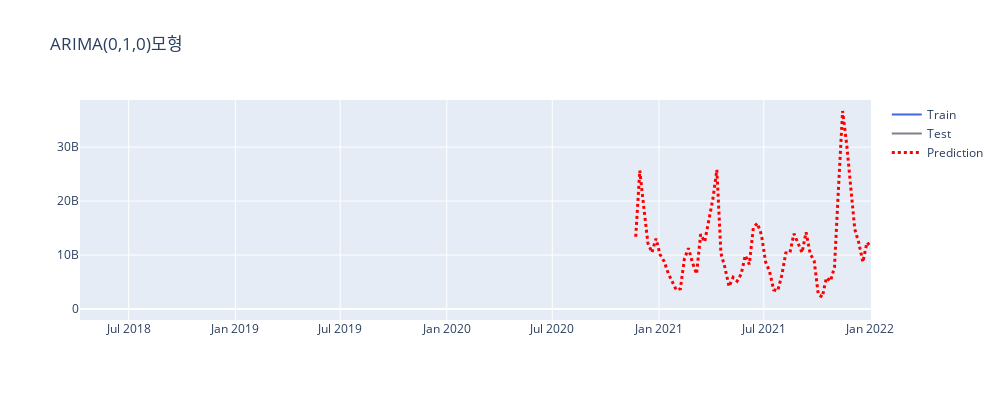

This figure's notebook cell:
### Code cell
from plotly.subplots import make_subplots
import plotly.graph_objects as go

fig = go.Figure([
    # 훈련 데이터-------------------------------------------------------
    go.Scatter(x = y_train_exp.index, y = y_train_exp, name = "Train", mode = 'lines'
              ,line=dict(color = 'royalblue'))
    # 테스트 데이터------------------------------------------------------
    , go.Scatter(x = y_test_exp.index, y = y_test_exp, name = "Test", mode = 'lines'
                ,line = dict(color = 'rgba(0,0,30,0.5)'))
    # 예측값-----------------------------------------------------------
    , go.Scatter(x = y_test_exp.index, y = y_pred_exp, name = "Prediction", mode = 'lines'
                     ,line = dict(color = 'red', dash = 'dot', width=3))
    
    # 신뢰 구간---------------------------------------------------------
    , go.Scatter(x = y_test_exp.index.tolist() + y_test_exp.index[::-1].tolist() 
                ,y = pred_upper + pred_lower[::-1] ## 상위 신뢰 구간 -> 하위 신뢰 구간 역순으로
                ,fill='toself'
                ,fillcolor='rgba(0,0,30,0.1)'
                ,line=dict(color='rgba(0,0,0,0)')
                ,hoverinfo="skip"
                ,showlegend=False)
])

fig.update_layout(height=400, width=1000, title_text="ARIMA(0,1,0)모형")
fig.show()
